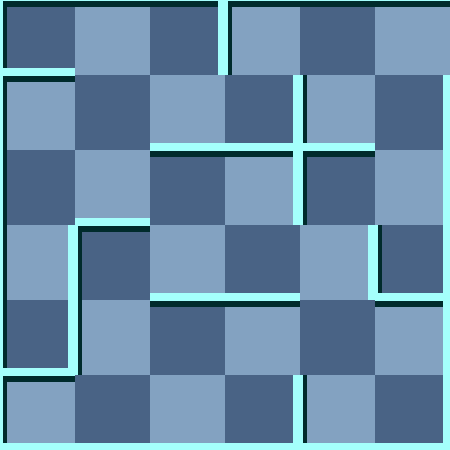

This is a level from a 2D game, rendered from its Tiled map with the project's own tilesets. A one-line summary and the map file follow, with tile-layer data summarised:
An orthogonal 6x6 tile map with 75x75 px tiles, 2 tile layers (background, 块层 1) and 4 objects (Exit, Player, Trap, WhiteMummy).

<map version="1.0" orientation="orthogonal" width="6" height="6" tilewidth="75" tileheight="75">
 <tileset firstgid="1" name="wall" tilewidth="75" tileheight="75">
  <image source="gfx/wall.png" width="300" height="375" />
  <tile id="0">
   <properties>
    <property name="ValOfWall" value="0" />
   </properties>
  </tile>
  <tile id="1">
   <properties>
    <property name="ValOfWall" value="1" />
   </properties>
  </tile>
  <tile id="2">
   <properties>
    <property name="ValOfWall" value="2" />
   </properties>
  </tile>
  <tile id="3">
   <properties>
    <property name="ValOfWall" value="3" />
   </properties>
  </tile>
  <tile id="4">
   <properties>
    <property name="ValOfWall" value="4" />
   </properties>
  </tile>
  <tile id="5">
   <properties>
    <property name="ValOfWall" value="5" />
   </properties>
  </tile>
  <tile id="6">
   <properties>
    <property name="ValOfWall" value="6" />
   </properties>
  </tile>
  <tile id="7">
   <properties>
    <property name="ValOfWall" value="7" />
   </properties>
  </tile>
  <tile id="8">
   <properties>
    <property name="ValOfWall" value="8" />
   </properties>
  </tile>
  <tile id="9">
   <properties>
    <property name="ValOfWall" value="9" />
   </properties>
  </tile>
  <tile id="10">
   <properties>
    <property name="ValOfWall" value="10" />
   </properties>
  </tile>
  <tile id="11">
   <properties>
    <property name="ValOfWall" value="11" />
   </properties>
  </tile>
  <tile id="12">
   <properties>
    <property name="ValOfWall" value="12" />
   </properties>
  </tile>
  <tile id="13">
   <properties>
    <property name="ValOfWall" value="13" />
   </properties>
  </tile>
  <tile id="14">
   <properties>
    <property name="ValOfWall" value="14" />
   </properties>
  </tile>
  <tile id="15">
   <properties>
    <property name="ValOfWall" value="15" />
   </properties>
  </tile>
  <tile id="18">
   <properties>
    <property name="ValOfWall" value="-1" />
   </properties>
  </tile>
 </tileset>
 <layer name="background" width="6" height="6">
  <data>[36 cells, 36 non-empty, 2 distinct tile ids]</data>
 </layer>
 <layer name="块层 1" width="6" height="6">
  <data>[36 cells, 36 non-empty, 12 distinct tile ids]</data>
 </layer>
 <objectgroup name="对象层 1" width="6" height="6">
  <object name="Exit" x="450" y="0" />
  <object name="Player" x="225" y="0">
   <properties>
    <property name="value" value="1" />
   </properties>
  </object>
  <object name="Trap" x="0" y="0">
   <properties>
    <property name="value" value="12" />
   </properties>
  </object>
  <object name="WhiteMummy" x="300" y="75">
   <properties>
    <property name="value" value="21" />
   </properties>
  </object>
 </objectgroup>
</map>
